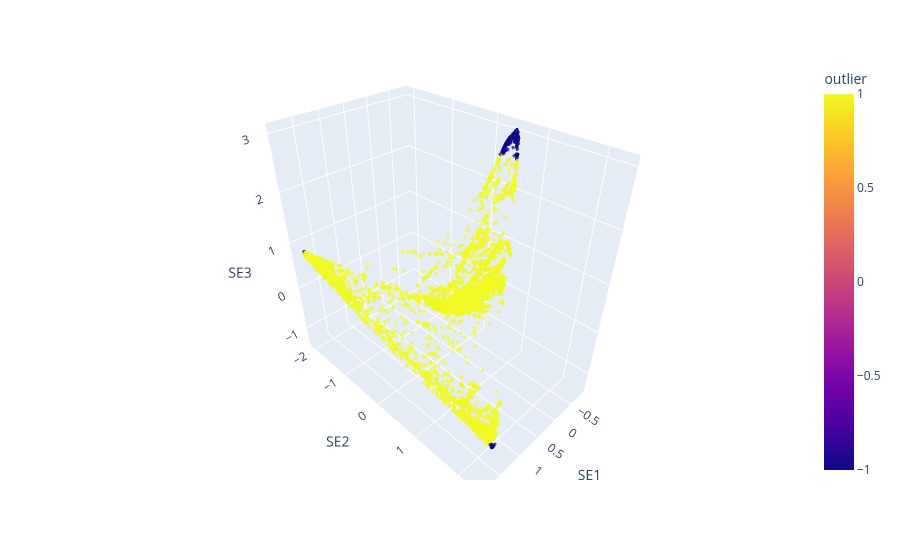

The notebook cell saved with this chart:
### Markdown cell above
## 2.3 KERNEL DENSITY ESTIMATION

### Code cell
estimator=KDE(contamination=0.05)
X=datos.values
estimator.fit(X)
dfss['outlier']=estimator.predict(X)
dfss['outlier']=1-2*dfss['outlier'].values #Para que el número -1 sea los outliers
fig = px.scatter_3d(dfss, x='SE1', y='SE2', z='SE3',color='outlier',opacity=0.7,hover_data=['clase','indice'])
scene=dict(aspectratio=dict(x=1, y=1,z=1))
fig.update_traces(marker_size = 2)
fig.update_scenes(aspectmode='data')
fig.show()

### Figure 1 — Plotly figure (JSON) as saved in the notebook; plotly's stock layout.template omitted (floating-point values rounded to 4 significant figures; data arrays with more than 128 entries replaced by an {"elided": "..."} marker saying what was removed)
{"data": [{"customdata": {"elided": "8000x2 int values"}, "hovertemplate": "SE1=%{x}<br>SE2=%{y}<br>SE3=%{z}<br>clase=%{customdata[0]}<br>indice=%{customdata[1]}<br>outlier=%{marker.color}<extra></extra>", "legendgroup": "", "marker": {"color": {"elided": "8000 int values"}, "coloraxis": "coloraxis", "opacity": 0.7, "size": 2, "symbol": "circle"}, "mode": "markers", "name": "", "scene": "scene", "showlegend": false, "type": "scatter3d", "x": {"elided": "8000 float values"}, "y": {"elided": "8000 float values"}, "z": {"elided": "8000 float values"}}], "layout": {"coloraxis": {"colorbar": {"title": {"text": "outlier"}}, "colorscale": [[0, "#0d0887"], [0.1111, "#46039f"], [0.2222, "#7201a8"], [0.3333, "#9c179e"], [0.4444, "#bd3786"], [0.5556, "#d8576b"], [0.6667, "#ed7953"], [0.7778, "#fb9f3a"], [0.8889, "#fdca26"], [1, "#f0f921"]]}, "legend": {"tracegroupgap": 0}, "margin": {"t": 60}, "scene": {"aspectmode": "data", "domain": {"x": [0, 1], "y": [0, 1]}, "xaxis": {"title": {"text": "SE1"}}, "yaxis": {"title": {"text": "SE2"}}, "zaxis": {"title": {"text": "SE3"}}}}}
